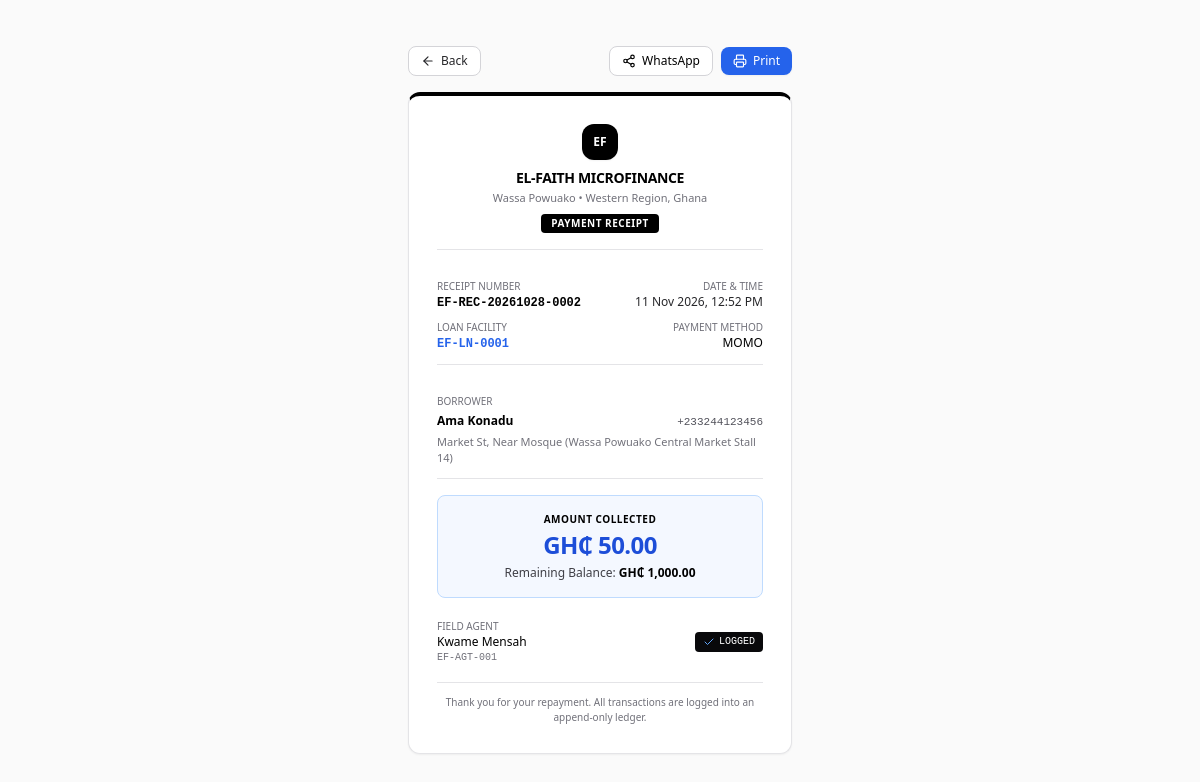
Screenshot of /receipt.php?id=2 (signed in) with the database file from the repository.
### tables this page shows
CREATE TABLE IF NOT EXISTS `payments` (
  `id` INT AUTO_INCREMENT PRIMARY KEY,
  `uuid` VARCHAR(36) NOT NULL UNIQUE,
  `receipt_number` VARCHAR(40) NOT NULL UNIQUE,
  `loan_id` INT NOT NULL,
  `customer_id` INT NOT NULL,
  `agent_id` INT NOT NULL,
  `amount_pesewas` BIGINT NOT NULL,
  `payment_method` ENUM('cash', 'momo', 'bank_transfer') NOT NULL DEFAULT 'cash',
  `momo_reference` VARCHAR(100) NULL,
  `collection_timestamp` DATETIME NOT NULL DEFAULT CURRENT_TIMESTAMP,
  `gps_lat` DECIMAL(10, 8) NULL,
  `gps_lng` DECIMAL(11, 8) NULL,
  `note` TEXT NULL,
  `is_reversal` TINYINT(1) NOT NULL DEFAULT 0,
  `reversal_of_payment_id` INT NULL,
  `reversal_reason` TEXT NULL,
  `status` ENUM('recorded', 'reversed') NOT NULL DEFAULT 'recorded',
  `created_at` DATETIME NOT NULL DEFAULT CURRENT_TIMESTAMP,
  CONSTRAINT `fk_payments_loan` FOREIGN KEY (`loan_id`) REFERENCES `loans` (`id`),
  CONSTRAINT `fk_payments_customer` FOREIGN KEY (`customer_id`) REFERENCES `customers` (`id`),
  CONSTRAINT `fk_payments_agent` FOREIGN KEY (`agent_id`) REFERENCES `users` (`id`),
  CONSTRAINT `fk_payments_reversal` FOREIGN KEY (`reversal_of_payment_id`) REFERENCES `payments` (`id`) ON DELETE SET NULL,
  INDEX `idx_payments_loan` (`loan_id`),
  INDEX `idx_payments_customer` (`customer_id`),
  INDEX `idx_payments_agent` (`agent_id`),
  INDEX `idx_payments_created` (`collection_timestamp`),
  INDEX `idx_payments_method` (`payment_method`),
  INDEX `idx_payments_status` (`status`)
);

CREATE TABLE IF NOT EXISTS `loans` (
  `id` INT AUTO_INCREMENT PRIMARY KEY,
  `uuid` VARCHAR(36) NOT NULL UNIQUE,
  `loan_code` VARCHAR(30) NOT NULL UNIQUE,
  `customer_id` INT NOT NULL,
  `agent_id` INT NULL,
  `principal_pesewas` BIGINT NOT NULL,
  `interest_rate` DECIMAL(5, 2) NOT NULL DEFAULT 10.00,
  `interest_method` ENUM('flat', 'reducing_balance') NOT NULL DEFAULT 'flat',
  `interest_pesewas` BIGINT NOT NULL,
  `total_payable_pesewas` BIGINT NOT NULL,
  `total_paid_pesewas` BIGINT NOT NULL DEFAULT 0,
  `remaining_balance_pesewas` BIGINT NOT NULL,
  `term_duration` INT NOT NULL,
  `term_period` ENUM('days', 'weeks', 'months') NOT NULL DEFAULT 'months',
  `repayment_frequency` ENUM('daily', 'weekly', 'monthly') NOT NULL DEFAULT 'daily',
  `installment_amount_pesewas` BIGINT NOT NULL,
  `disbursed_at` DATETIME NULL,
  `first_due_date` DATE NOT NULL,
  `maturity_date` DATE NOT NULL,
  `status` ENUM('pending', 'active', 'overdue', 'completed', 'defaulted', 'written_off') NOT NULL DEFAULT 'active',
  `created_by` INT NOT NULL,
  `notes` TEXT NULL,
  `created_at` DATETIME NOT NULL DEFAULT CURRENT_TIMESTAMP,
  `updated_at` DATETIME NOT NULL DEFAULT CURRENT_TIMESTAMP ON UPDATE CURRENT_TIMESTAMP,
  CONSTRAINT `fk_loans_customer` FOREIGN KEY (`customer_id`) REFERENCES `customers` (`id`) ON DELETE CASCADE,
  CONSTRAINT `fk_loans_agent` FOREIGN KEY (`agent_id`) REFERENCES `users` (`id`) ON DELETE SET NULL,
  CONSTRAINT `fk_loans_created_by` FOREIGN KEY (`created_by`) REFERENCES `users` (`id`),
  INDEX `idx_loans_customer` (`customer_id`),
  INDEX `idx_loans_agent` (`agent_id`),
  INDEX `idx_loans_status` (`status`),
  INDEX `idx_loans_due_date` (`first_due_date`, `maturity_date`)
);

CREATE TABLE IF NOT EXISTS `customers` (
  `id` INT AUTO_INCREMENT PRIMARY KEY,
  `uuid` VARCHAR(36) NOT NULL UNIQUE,
  `customer_code` VARCHAR(30) NOT NULL UNIQUE,
  `full_name` VARCHAR(150) NOT NULL,
  `phone` VARCHAR(20) NOT NULL,
  `alt_phone` VARCHAR(20) NULL,
  `id_type` VARCHAR(50) NOT NULL DEFAULT 'Ghana Card',
  `id_number` VARCHAR(50) NOT NULL,
  `residential_address` TEXT NOT NULL,
  `location_landmark` VARCHAR(255) NOT NULL,
  `gps_lat` DECIMAL(10, 8) NULL,
  `gps_lng` DECIMAL(11, 8) NULL,
  `occupation` VARCHAR(100) NOT NULL,
  `guarantor_name` VARCHAR(150) NOT NULL,
  `guarantor_phone` VARCHAR(20) NOT NULL,
  `guarantor_relation` VARCHAR(50) NOT NULL,
  `guarantor_address` TEXT NULL,
  `assigned_agent_id` INT NULL,
  `created_by` INT NOT NULL,
  `status` ENUM('active', 'inactive', 'blacklisted') NOT NULL DEFAULT 'active',
  `notes` TEXT NULL,
  `deleted_at` DATETIME NULL,
  `created_at` DATETIME NOT NULL DEFAULT CURRENT_TIMESTAMP,
  `updated_at` DATETIME NOT NULL DEFAULT CURRENT_TIMESTAMP ON UPDATE CURRENT_TIMESTAMP,
  CONSTRAINT `fk_customers_assigned_agent` FOREIGN KEY (`assigned_agent_id`) REFERENCES `users` (`id`) ON DELETE SET NULL,
  CONSTRAINT `fk_customers_created_by` FOREIGN KEY (`created_by`) REFERENCES `users` (`id`),
  INDEX `idx_customers_assigned_agent` (`assigned_agent_id`),
  INDEX `idx_customers_phone` (`phone`),
  INDEX `idx_customers_id_number` (`id_number`),
  INDEX `idx_customers_status` (`status`),
  INDEX `idx_customers_deleted_at` (`deleted_at`)
);

CREATE TABLE IF NOT EXISTS `users` (
  `id` INT AUTO_INCREMENT PRIMARY KEY,
  `uuid` VARCHAR(36) NOT NULL UNIQUE,
  `staff_code` VARCHAR(20) NOT NULL UNIQUE,
  `name` VARCHAR(100) NOT NULL,
  `username` VARCHAR(50) NOT NULL UNIQUE,
  `email` VARCHAR(100) NOT NULL UNIQUE,
  `phone` VARCHAR(20) NOT NULL,
  `password_hash` VARCHAR(255) NOT NULL,
  `role` ENUM('admin', 'agent') NOT NULL DEFAULT 'agent',
  `status` ENUM('active', 'inactive', 'suspended') NOT NULL DEFAULT 'active',
  `last_login_at` DATETIME NULL,
  `deleted_at` DATETIME NULL,
  `created_at` DATETIME NOT NULL DEFAULT CURRENT_TIMESTAMP,
  `updated_at` DATETIME NOT NULL DEFAULT CURRENT_TIMESTAMP ON UPDATE CURRENT_TIMESTAMP,
  INDEX `idx_users_role` (`role`),
  INDEX `idx_users_status` (`status`),
  INDEX `idx_users_deleted_at` (`deleted_at`)
);

### receipt.php (the view, shortened to what this page needs)
<?php
require_once __DIR__ . '/includes/functions.php';
require_once __DIR__ . '/includes/auth.php';
$paymentId = (int)($_GET['id'] ?? 0);
$receiptNo = trim($_GET['receipt'] ?? '');
$stmt = null;
if ($paymentId > 0) {
    $stmt = $pdo->prepare("
        SELECT p.*, c.full_name AS customer_name, c.phone AS customer_phone, c.residential_address, c.location_landmark,
               l.loan_code, l.total_payable_pesewas, l.remaining_balance_pesewas, l.total_paid_pesewas,
               u.name AS agent_name, u.staff_code AS agent_staff_code
        FROM payments p
        JOIN customers c ON p.customer_id = c.id
        JOIN loans l ON p.loan_id = l.id
        JOIN users u ON p.agent_id = u.id
        WHERE p.id = ?
    ");
    $stmt->execute([$paymentId]);
}
$payment = $stmt ? $stmt->fetch() : null;
$amountGHS = formatMoney($payment['amount_pesewas']);
$balanceGHS = formatMoney($payment['remaining_balance_pesewas']);
$waMsg = urlencode("EL-FAITH MICROFINANCE RECEIPT\nReceipt No: {$payment['receipt_number']}\nLoan: {$payment['loan_code']}\nCustomer: {$payment['customer_name']}\nAmount Paid: {$amountGHS}\nMethod: " . strtoupper($payment['payment_method']) . "\nRemaining Balance: {$balanceGHS}\nDate: " . date('d M Y, h:i A', strtotime($payment['collection_timestamp'])) . "\nAgent: {$payment['agent_name']}\nThank you for choosing EL-FAITH!");
$cleanPhone = preg_replace('/[^0-9]/', '', $payment['customer_phone']);
$waUrl = "https://api.whatsapp.com/send?phone={$cleanPhone}&text={$waMsg}";
?>
<!DOCTYPE html>
<html lang="en">
<head>
    <script src="https://cdn.tailwindcss.com"></script>
</head>
<body class="bg-zinc-50 min-h-screen py-8 px-4 flex flex-col items-center justify-center font-sans text-black antialiased">
    <div class="no-print max-w-sm w-full mb-4 flex items-center justify-between">
        <a href="javascript:history.back()" class="inline-flex items-center gap-1.5 text-xs font-medium text-zinc-800 hover:text-black bg-white px-3 py-1.5 rounded-lg border border-zinc-300 hover:bg-zinc-100 transition">
            <i data-lucide="arrow-left" class="w-3.5 h-3.5"></i> Back
        </a>
        <div class="flex items-center gap-2">
            <a href="<?= $waUrl ?>" target="_blank" class="inline-flex items-center gap-1.5 text-xs font-medium text-black bg-white hover:bg-zinc-100 border border-zinc-300 px-3 py-1.5 rounded-lg transition">
                <i data-lucide="share-2" class="w-3.5 h-3.5"></i> WhatsApp
            </a>
            <button onclick="window.print()" class="inline-flex items-center gap-1.5 text-xs font-medium text-white bg-blue-600 hover:bg-blue-700 px-3 py-1.5 rounded-lg transition shadow-sm">
                <i data-lucide="printer" class="w-3.5 h-3.5"></i> Print
            </button>
        </div>
    </div>
    <div class="receipt-card max-w-sm w-full bg-white rounded-xl border border-zinc-200 border-t-4 border-t-black p-6 sm:p-7 space-y-4 shadow-sm">
        <div class="text-center pb-4 border-b border-zinc-200">
            <?= renderCompanyLogo('receipt') ?>
            <h1 class="text-sm font-bold uppercase tracking-tight text-black"><?= htmlspecialchars(COMPANY_NAME) ?></h1>
            <p class="text-[11px] text-zinc-500 mt-0.5"><?= htmlspecialchars(BRANCH_NAME) ?> &bull; <?= htmlspecialchars(BRANCH_REGION) ?></p>
            <div class="mt-2 inline-block px-2.5 py-0.5 bg-black rounded text-[10px] font-semibold uppercase tracking-wider text-white">
                Payment Receipt
            </div>
        </div>
        <div class="py-3 border-b border-zinc-200 grid grid-cols-2 gap-y-2 text-xs">
            <div>
                <span class="text-zinc-500 block text-[10px] uppercase">Receipt Number</span>
                <span class="font-mono font-semibold text-black"><?= htmlspecialchars($payment['receipt_number']) ?></span>
            </div>
            <div class="text-right">
                <span class="text-zinc-500 block text-[10px] uppercase">Date & Time</span>
                <span class="text-zinc-800"><?= date('d M Y, h:i A', strtotime($payment['collection_timestamp'])) ?></span>
            </div>
            <div>
                <span class="text-zinc-500 block text-[10px] uppercase">Loan Facility</span>
                <span class="font-mono text-blue-600 font-semibold"><?= htmlspecialchars($payment['loan_code']) ?></span>
            </div>
            <div class="text-right">
                <span class="text-zinc-500 block text-[10px] uppercase">Payment Method</span>
                <span class="uppercase text-black font-medium">
                    <?= htmlspecialchars($payment['payment_method']) ?>
                </span>
            </div>
        </div>
        <div class="py-3 border-b border-zinc-200 text-xs space-y-1">
            <span class="text-zinc-500 block text-[10px] uppercase">Borrower</span>
            <div class="flex justify-between items-baseline">
                <span class="font-semibold text-black"><?= htmlspecialchars($payment['customer_name']) ?></span>
                <span class="font-mono text-zinc-600 text-[11px]"><?= htmlspecialchars($payment['customer_phone']) ?></span>
            </div>
            <p class="text-[11px] text-zinc-500"><?= htmlspecialchars($payment['residential_address']) ?> (<?= htmlspecialchars($payment['location_landmark']) ?>)</p>
        </div>
        <div class="py-4 text-center bg-blue-50/70 rounded-lg border border-blue-200">
            <span class="text-[10px] uppercase font-semibold text-black tracking-wider block">Amount Collected</span>
            <div class="text-2xl font-bold text-blue-700 tracking-tight mt-0.5">
                <?= $amountGHS ?>
            </div>
            <div class="mt-1 text-xs text-zinc-700">
                Remaining Balance: <span class="font-semibold text-black"><?= $balanceGHS ?></span>
            </div>
        </div>
        <div class="pt-1 text-xs text-zinc-600 flex justify-between items-center">
            <div>
                <span class="text-[10px] text-zinc-500 uppercase block">Field Agent</span>
                <span class="font-medium text-black"><?= htmlspecialchars($payment['agent_name']) ?></span>
                <span class="block text-[10px] font-mono text-zinc-500"><?= htmlspecialchars($payment['agent_staff_code']) ?></span>
            </div>
            <div class="text-right">
                <div class="inline-flex items-center gap-1 text-[10px] font-mono uppercase bg-zinc-950 px-2 py-0.5 rounded text-white">
                    <i data-lucide="check" class="w-3 h-3 text-blue-400"></i> Logged
                </div>
            </div>
        </div>
        <div class="pt-3 border-t border-zinc-200 text-center text-[10px] text-zinc-500">
            Thank you for your repayment. All transactions are logged into an append-only ledger.
        </div>
    </div>
</body>
</html>

### rows the page displays
payments: receipt_number "EF-REC-20261028-0002", collection_timestamp "11 Nov 2026, 12:52 PM", loan.loan_code "EF-LN-0001", payment_method "MOMO", customer.full_name "Ama Konadu", customer.phone "+233244123456", customer.residential_address "Market St, Near Mosque", customer.location_landmark "Wassa Powuako Central Market Stall 14", amount_pesewas "GH₵ 50.00", loan.remaining_balance_pesewas "GH₵ 1,000.00", agent.name "Kwame Mensah", agent.staff_code "EF-AGT-001"

### other values shown
COMPANY_NAME "EL-FAITH MICROFINANCE"
BRANCH_NAME "Wassa Powuako"
BRANCH_REGION "Western Region, Ghana"
